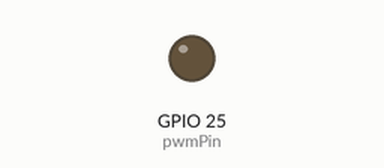
Simulated run of this sketch. Board: ESP32. Shown: output pins drawn as LEDs (lit = HIGH).

Above: at 0.1 s.
At 11.9 s:
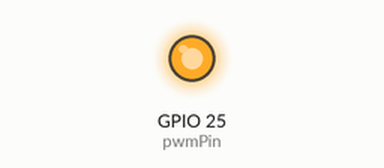
At 22.7 s:
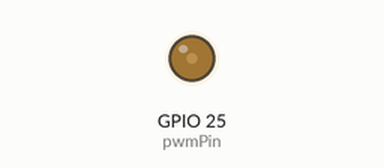
At 33.7 s:
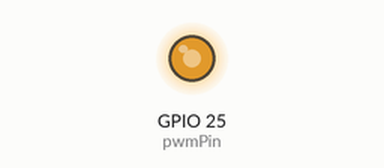
Timing chart, 0 to 40.0 s (numbered marks = the images above):
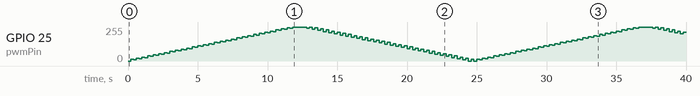

Measured:
- by itself, GPIO 25 (pwmPin): 0/255 → 12/255 at 0.20 s, → 8/255 0.20 s later, → 21/255 0.20 s later, → 17/255 0.20 s later, … (191 changes in this stretch)

The sketch:

DPV_Rampa_ESP32.ino
```cpp
// Configuración de PWM para ESP32
const int pwmPin = 25;        // Pin PWM (GPIO25)
const int ledcChannel = 0;     // Canal LEDC (0-15)
const int ledcResolution = 12; // Resolución de 12 bits (0-4095)

// Parámetros de voltamperometría DPV
const int V_start = 0;         // Valor inicial PWM (0V)
const int V_end = 4095;        // Valor final PWM (3.3V) - 12 bits
const int num_steps = 30;      // Número de escalones
const int pulse_amp = 200;     // Amplitud del pulso (ajustada a 12 bits)
const int t_pulse = 200;       // Duración del pulso (ms)
const int t_step = 200;        // Duración de paso (ms)

void setup() {
  // Configurar PWM
  ledcSetup(ledcChannel, 5000, ledcResolution); // Frecuencia 5 kHz
  ledcAttachPin(pwmPin, ledcChannel);
  ledcWrite(ledcChannel, V_start); // Iniciar en 0V
}

void loop() {
  // Rampa de subida escalonada con pulsos diferenciales
  for (int i = 0; i <= num_steps; i++) {
    int pwm_value = map(i, 0, num_steps, V_start, V_end);
    ledcWrite(ledcChannel, pwm_value);
    delay(t_step);

    // Aplicar pulso diferencial
    int pulse_val = constrain(pwm_value + pulse_amp, V_start, V_end);
    ledcWrite(ledcChannel, pulse_val);
    delay(t_pulse);

    // Volver al valor base
    ledcWrite(ledcChannel, pwm_value);
  }

  // Rampa de bajada escalonada con pulsos diferenciales
  for (int i = num_steps; i >= 0; i--) {
    int pwm_value = map(i, 0, num_steps, V_start, V_end);
    ledcWrite(ledcChannel, pwm_value);
    delay(t_step);

    // Aplicar pulso diferencial
    int pulse_val = constrain(pwm_value + pulse_amp, V_start, V_end);
    ledcWrite(ledcChannel, pulse_val);
    delay(t_pulse);

    // Volver al valor base
    ledcWrite(ledcChannel, pwm_value);
  }
}
```
